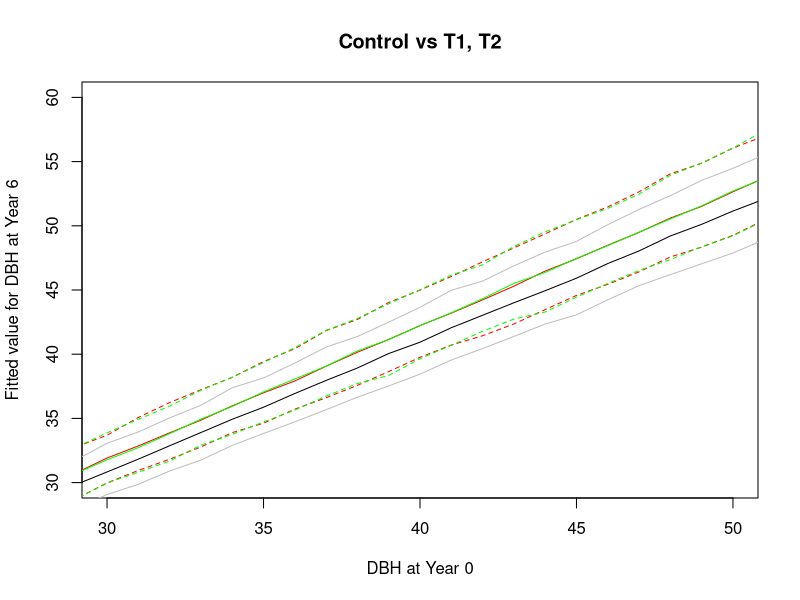
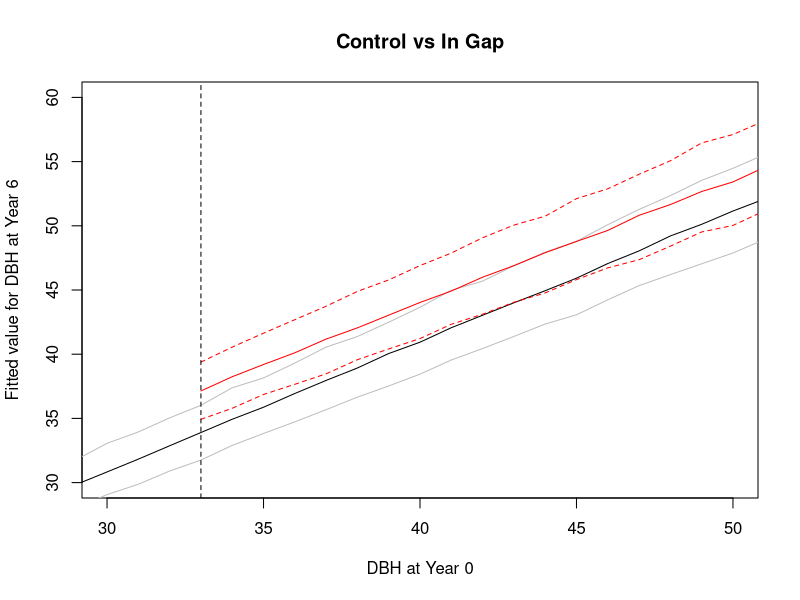

Generate these figures, in order, with R: (Note: this script raises an error after producing the figures.)
library(lme4)
library(merTools)

library(rstudioapi)
setwd(dirname(getActiveDocumentContext()$path))


data = read.csv("./dataset/all_plots.csv", stringsAsFactors = FALSE)

DBHdata = data[1:9]
DBHdata = DBHdata[!is.na(DBHdata$DBH.year.6), ]
DBHdata = DBHdata[!is.na(DBHdata$DBH.year.0), ]
DBHdata$Treatment = factor(DBHdata$Treatment)
DBHdata$Large = factor(DBHdata$Large)

DBHdatarm = DBHdata[DBHdata$DBH.year.6/DBHdata$DBH.year.0 < 1.25 & DBHdata$DBH.year.6/DBHdata$DBH.year.0 > 0.9 & DBHdata$DBH.year.0 < 80, ]

DBHdatarm$InGap = (DBHdatarm$Treatment == "T2: Radial" & DBHdatarm$Large == "Yes")
DBHdatarm$InGap = factor(DBHdatarm$InGap)

final_model = lmer(log(DBH.year.6)~log(DBH.year.0)+Treatment+InGap+log(DBH.year.0):InGap+(1|Plot), data = DBHdatarm)
summary(final_model)



######################
# Hypothesis testing #
######################
library(car)

# H0:
# Treatment Radial = Treatment Gap

C <- c(0,0,1,-1,0,0)
linearHypothesis(final_model,C)


# H0:
# Treatment Radial + In Gap + In Gap:log(DBH Year 0) = 0

C <- c(0,0,0,1,1,log(50))
linearHypothesis(final_model,C)

C <- c(0,0,0,1,1,log(54))
linearHypothesis(final_model,C)

C <- c(0,0,0,1,1,log(55))
linearHypothesis(final_model,C)

C <- c(0,0,0,1,1,log(57))
linearHypothesis(final_model,C)

C <- c(0,0,0,1,1,log(59))
linearHypothesis(final_model,C)

C <- c(0,0,0,1,1,log(70))
linearHypothesis(final_model,C)


# H0:
# In Gap + In Gap:log(DBH Year 0) = 0

C <- c(0,0,0,0,1,log(40))
linearHypothesis(final_model,C)

C <- c(0,0,0,0,1,log(45))
linearHypothesis(final_model,C)

C <- c(0,0,0,0,1,log(42))
linearHypothesis(final_model,C)

C <- c(0,0,0,0,1,log(44))
linearHypothesis(final_model,C)

C <- c(0,0,0,0,1,log(46))
linearHypothesis(final_model,C)

C <- c(0,0,0,0,1,log(47))
linearHypothesis(final_model,C)


##################
# Visualisations #
##################



# Fitted values for Control
X <- data.frame('DBH.year.0'=1:60,
                'InGap'=FALSE,
                'Plot'=3,
                'Treatment'='Control')

PI <- predictInterval(merMod = final_model, newdata = X,
                      level = 0.95, n.sims = 1000,
                      stat = "median", type="linear.prediction",
                      include.resid.var = TRUE)

# Plot Control vs. T1 (Not large trees)
X_T1 <- data.frame('DBH.year.0'=1:60,
                'InGap'=FALSE,
                'Plot'=3,
                'Treatment'='T1: Gap')

PI_T1 <- predictInterval(merMod = final_model, newdata = X_T1,
                        level = 0.95, n.sims = 1000,
                        stat = "median", type="linear.prediction",
                        include.resid.var = TRUE)


plot(0, xlim=c(30,50), ylim=c(30,60), main = 'Control vs T1, T2',
     xlab= 'DBH at Year 0', ylab='Fitted value for DBH at Year 6')
lines(1:60, exp(PI$fit), type='l')
lines(1:60, exp(PI$upr), type='l', col='grey')
lines(1:60, exp(PI$lwr), type='l', col='grey')

lines(1:60, exp(PI_T1$fit), type='l', col='red', cex=4)
lines(1:60, exp(PI_T1$upr), type='l', lty='dashed', col='red')
lines(1:60, exp(PI_T1$lwr), type='l', lty='dashed', col='red')

X_T2 <- data.frame('DBH.year.0'=1:60,
                   'InGap'=FALSE,
                   'Plot'=3,
                   'Treatment'='T2: Radial')

PI_T2 <- predictInterval(merMod = final_model, newdata = X_T1,
                        level = 0.95, n.sims = 1000,
                        stat = "median", type="linear.prediction",
                        include.resid.var = TRUE)

lines(1:60, exp(PI_T2$fit), type='l', col='green', cex=4)
lines(1:60, exp(PI_T2$upr), type='l', lty='dashed', col='green')
lines(1:60, exp(PI_T2$lwr), type='l', lty='dashed', col='green')


# Plot control vs. in-gap

X_ingap <- data.frame('DBH.year.0'=33:70,
                      'InGap'=TRUE,
                      'Plot'=3,
                      'Treatment'='T2: Radial')

PI_ingap <- predictInterval(merMod = final_model, newdata = X_ingap,
                              level = 0.95, n.sims = 1000,
                              stat = "median", type="linear.prediction",
                              include.resid.var = TRUE)

plot(0, xlim=c(30,50), ylim=c(30,60), main='Control vs In Gap',
     
     xlab= 'DBH at Year 0', ylab='Fitted value for DBH at Year 6')
lines(1:60, exp(PI$fit), type='l')
lines(1:60, exp(PI$upr), type='l', col='grey')
lines(1:60, exp(PI$lwr), type='l', col='grey')

lines(33:70, exp(PI_ingap$fit)
      , type='l', col='red', cex=4)
lines(33:70, exp(PI_ingap$upr), type='l', lty='dashed', col='red')
lines(33:70, exp(PI_ingap$lwr), type='l', lty='dashed', col='red')
abline(v=33, lty='dashed')
      
summary(DBHdatarm[DBHdatarm$Large=='Yes', 'DBH.year.6'])
summary(DBHdatarm[DBHdatarm$Large=='No', 'DBH.year.6'])

alpha <- coef(final_model)$Plot[,'(Intercept)']
summary(alpha)
exp(coef(final_model)$Plot)



# visualise predicted interval for the three treatments
treatments = c("Control", "T1: Gap", "T2: Radial")
shades = c(rgb(0,0,0, 25, maxColorValue = 255), rgb(126, 0, 222, 35, maxColorValue = 255), rgb(190,0,90, 35, maxColorValue = 255))
colours = c("black", "#7e00de", "#c7005a")

plot(1:100, exp(PI$fit), type='n', xlim=c(20,60), ylim = c(15,60), xlab = "DBH: Year 0", ylab = "Estimated DBH: Year 6",
     main='Tree Size Model: Treatments vs Control')
for (i in 1:3) {
  X <- data.frame('DBH.year.0'=1:100, 'InGap'=FALSE, 'Plot'=6, 'Treatment'=treatments[i])
  PI <- predictInterval(merMod = final_model, newdata = X, level = 0.95, n.sims = 1000, stat = "median", type="linear.prediction", include.resid.var = TRUE)
  
  polygon(c(1:100, 100:1), c(exp(PI$upr), rev(exp(PI$lwr))), col = shades[i], border = shades[i])
  lines(1:100, exp(PI$fit), type = "l", col = colours[i], lwd=1.5)
}
legend("topleft", legend = c("Control", "T1: Gap", "T2: Radial (Not in gap)", '95% CI'), 
       lty=c(1,1,1,NA),
       col= c(colours,NA), bty='n', lwd=1.5)




# visualise predicted interval for InGap VS Control
X_ingap <- data.frame('DBH.year.0'=30:100, 'InGap'=TRUE, 'Plot'=6, 'Treatment'='T2: Radial')
PI_2 <- predictInterval(merMod = final_model, newdata = X_ingap, level = 0.95, n.sims = 1000, stat = "median", type="linear.prediction", include.resid.var = TRUE)

X <- data.frame('DBH.year.0'=1:100, 'InGap'=FALSE, 'Plot'=6, 'Treatment'='Control')
PI <- predictInterval(merMod = final_model, newdata = X, level = 0.95, n.sims = 1000, stat = "median", type="linear.prediction", include.resid.var = TRUE)

plot(1
     :100, exp(PI$fit), type='n', xlim=c(20,60), ylim = c(15,60), xlab = "DBH: Year 0", ylab = "Estimated DBH: Year 6",
     main="Tree Size Model: 'In Gap' vs Control")

polygon(c(1:100, 100:1), c(exp(PI$upr), rev(exp(PI$lwr))), col = rgb(0,0,0, 25, maxColorValue = 255), border = "light grey")
lines(1:100, exp(PI$fit), type = "l", lwd=1.5)
polygon(c(30:100, 100:30), c(exp(PI_2$upr), rev(exp(PI_2$lwr))), col = rgb(190, 0, 90, 35, maxColorValue = 255), border = rgb(190, 0, 90, 60, maxColorValue = 255))
lines(30:100, exp(PI_2$fit), type = "l", col = "#c7005a", lwd=1.5)
legend("topleft", legend = c('Control',"T2: Radial (In gap)", '95% CI'),
       lty=c(1,1,NA),
       col= c('black','red','green',NA), bty='n', lwd=1.5)
